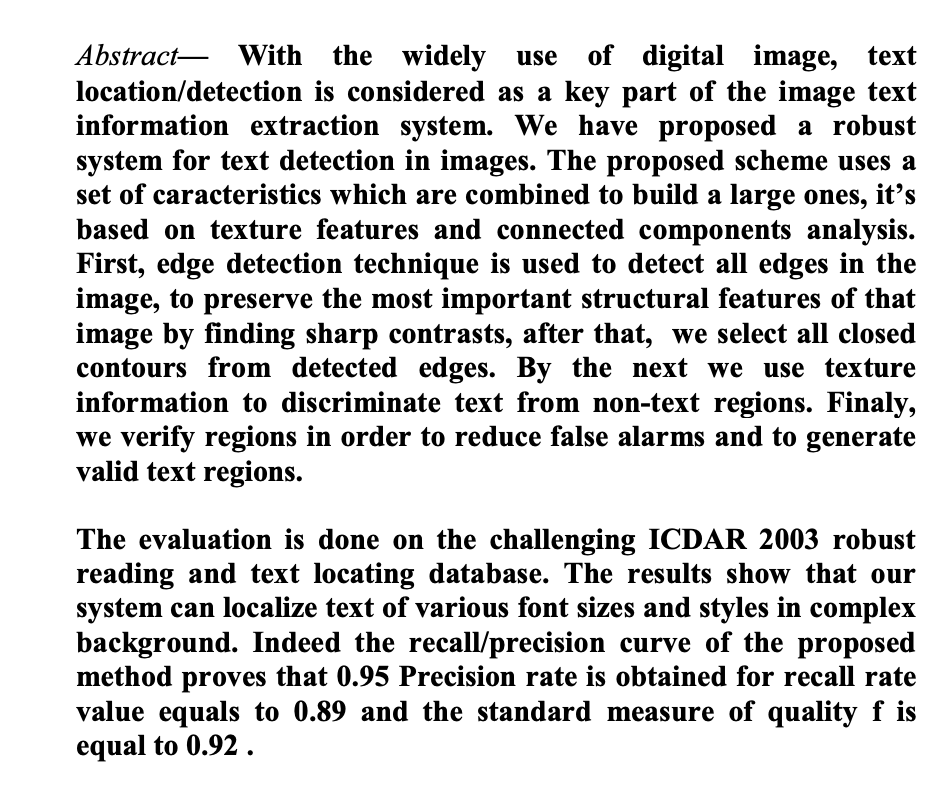
#> input picture paper.jpeg, 950 x 792 px
$ python google-tes-text-ocr.py
#> lines starting #> are read from the running program, lines starting #| are printed output that depends on the picture; after the words box and inside, x2 and y2 are one past the last pixel; in counts of white or black regions, pixels touching at a corner belong together
import cv2
import numpy as np
import pytesseract
from PIL import Image
from pytesseract import image_to_string

# Path of working folder on Disk
src_path = "./"

def get_string(img_path):
    # Read image with opencv
#> called with img_path = './/paper.jpeg'
    print(img_path)
    img = cv2.imread(img_path)
#> img is the input picture: shape (792, 950, 3); min 0, max 255, mean 217.3

    # Convert to gray
    img = cv2.cvtColor(img, cv2.COLOR_BGR2GRAY)
#> img: shape (792, 950)

    # Apply dilation and erosion to remove some noise
    kernel = np.ones((1, 1), np.uint8)
    img = cv2.dilate(img, kernel, iterations=1)
    img = cv2.erode(img, kernel, iterations=1)

    # Write image after removed noise
    cv2.imwrite(src_path + "removed_noise.png", img)

    #  Apply threshold to get image with only black and white
    img = cv2.adaptiveThreshold(img, 255, cv2.ADAPTIVE_THRESH_GAUSSIAN_C, cv2.THRESH_BINARY, 31, 2)
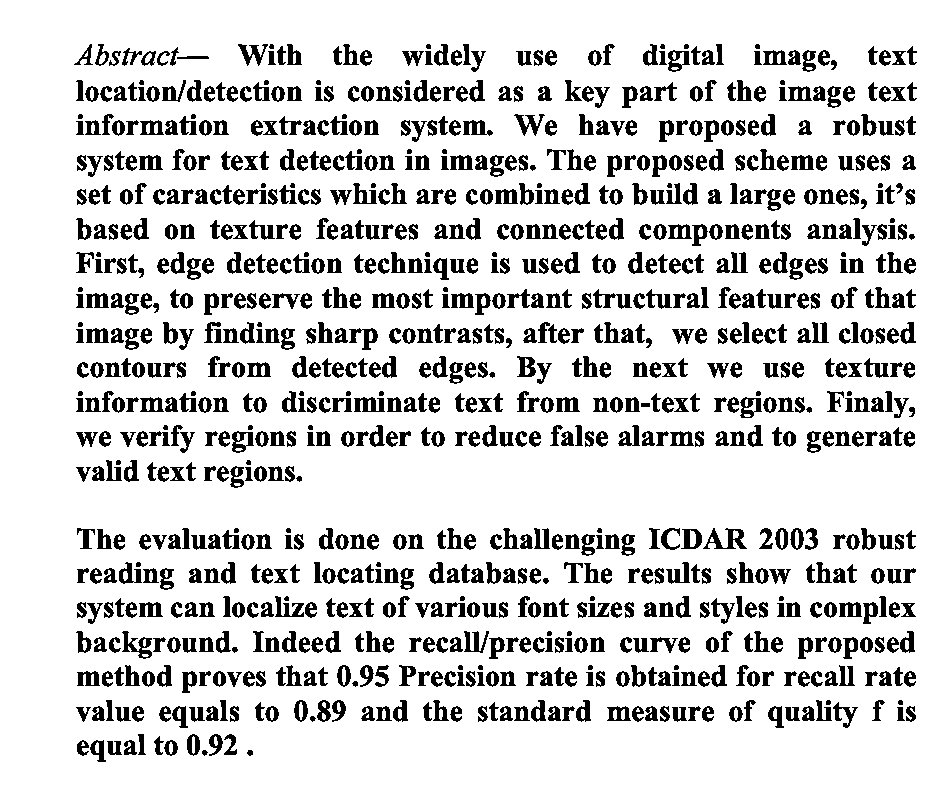
#> img: shape (792, 950); 84.1% white; 993 black regions, largest, box (x1, y1, x2, y2) and area: (703, 528, 747, 549) 393, (122, 631, 152, 659) 339, (593, 289, 632, 309) 323

    # Write the image after apply opencv to do some ...
    cv2.imwrite(src_path + "thres.png", img)

    # Recognize text with tesseract for python
#> (the run stopped early here; a loop or call above may not have finished)
